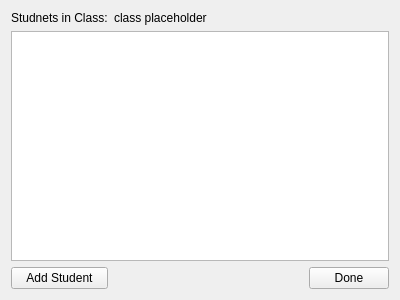
<?xml version="1.0" encoding="UTF-8"?>
<ui version="4.0">
 <class>classView</class>
 <widget class="QWidget" name="classView">
  <property name="geometry">
   <rect>
    <x>0</x>
    <y>0</y>
    <width>400</width>
    <height>300</height>
   </rect>
  </property>
  <property name="windowTitle">
   <string>Axolotl Development</string>
  </property>
  <layout class="QGridLayout" name="gridLayout">
   <item row="1" column="0" colspan="3">
    <widget class="QTextBrowser" name="textBrowser"/>
   </item>
   <item row="3" column="2">
    <widget class="QPushButton" name="pushButton_2">
     <property name="text">
      <string>Done</string>
     </property>
    </widget>
   </item>
   <item row="3" column="0">
    <widget class="QPushButton" name="pushButton">
     <property name="text">
      <string>Add Student</string>
     </property>
    </widget>
   </item>
   <item row="3" column="1">
    <spacer name="horizontalSpacer">
     <property name="orientation">
      <enum>Qt::Horizontal</enum>
     </property>
     <property name="sizeHint" stdset="0">
      <size>
       <width>40</width>
       <height>20</height>
      </size>
     </property>
    </spacer>
   </item>
   <item row="0" column="0">
    <widget class="QLabel" name="label">
     <property name="text">
      <string>Studnets in Class:</string>
     </property>
    </widget>
   </item>
   <item row="0" column="1">
    <widget class="QLabel" name="classTitle">
     <property name="text">
      <string>class placeholder</string>
     </property>
    </widget>
   </item>
  </layout>
 </widget>
 <resources/>
 <connections/>
</ui>
